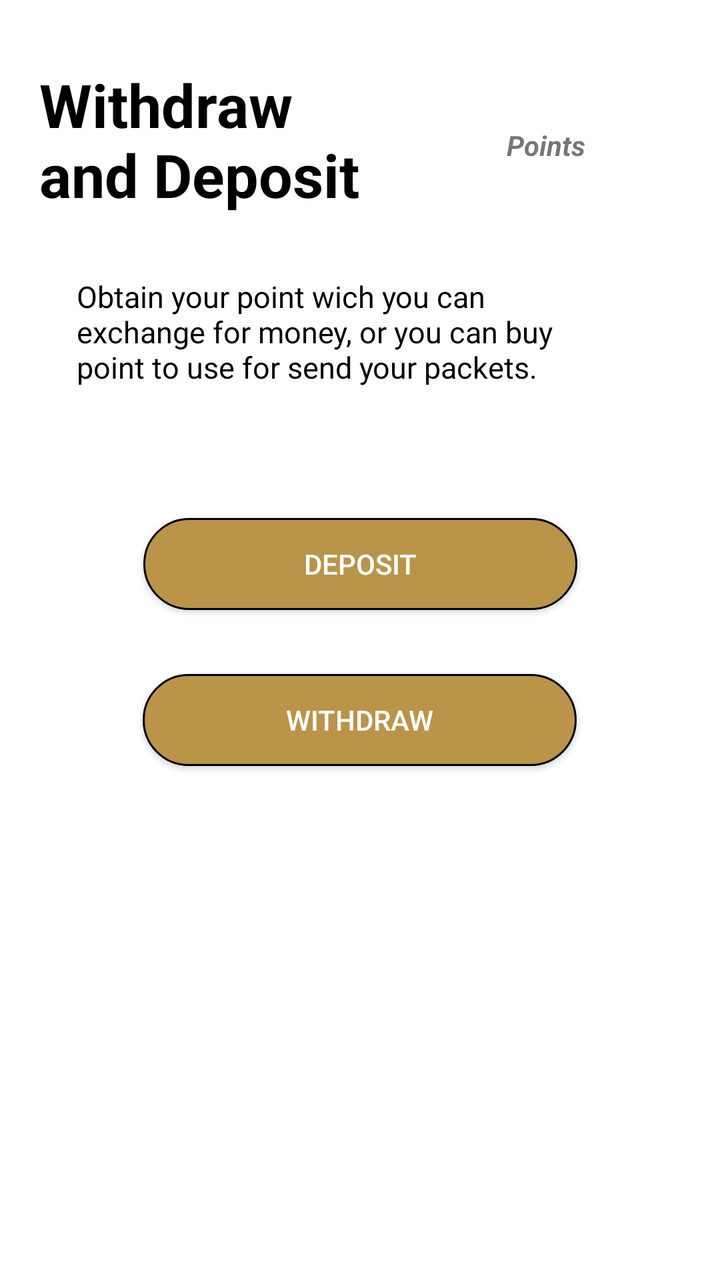
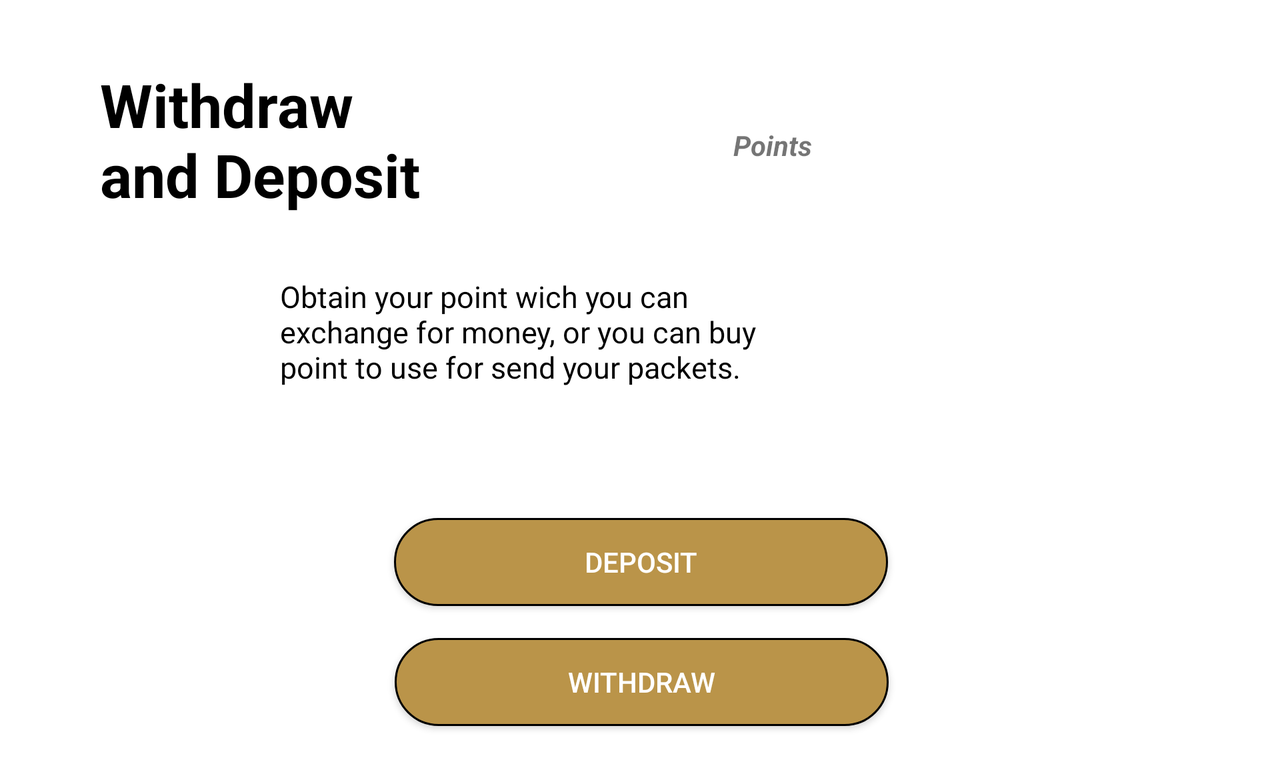

An Android layout and its configuration variant, each rendered on a device that would load it. The default file and the variant file are quoted in full after the pictures.
<!-- AndroidManifest.xml: application theme Theme.Atlas -->
<!-- res/layout/activity_withdrawdeposit.xml -->
<?xml version="1.0" encoding="utf-8"?>
<androidx.constraintlayout.widget.ConstraintLayout xmlns:android="http://schemas.android.com/apk/res/android"
                                                   xmlns:app="http://schemas.android.com/apk/res-auto"
                                                   xmlns:tools="http://schemas.android.com/tools"
                                                   android:layout_height="match_parent"
                                                   android:layout_width="match_parent"
                                                   >

    <android.widget.Button
            android:text="DEPOSIT"
            android:background="@drawable/buttonblue"
            android:textColor="@color/white"
            android:layout_width="217dp"
            android:layout_height="46dp"
            android:id="@+id/Depositbutton"
            app:layout_constraintEnd_toEndOf="parent"
            app:layout_constraintStart_toStartOf="parent"
            app:layout_constraintHorizontal_bias="0.501"
            app:layout_constraintTop_toBottomOf="@+id/WDTitletextView"
            android:layout_marginTop="64dp"/>
    <android.widget.Button
            android:background="@drawable/buttonblue"
            android:text="WITHDRAW"
            android:textColor="@color/white"
            android:layout_width="217dp"
            android:layout_height="46dp"
            android:id="@+id/Withdrawbutton"
            app:layout_constraintTop_toBottomOf="@+id/Depositbutton"
            android:layout_marginTop="32dp"
            app:layout_constraintEnd_toEndOf="parent"
            app:layout_constraintStart_toStartOf="parent"
            app:layout_constraintHorizontal_bias="0.498"/>
    <TextView
            android:text="Obtain your point wich you can exchange for money, or you can buy point to use for send your packets. "
            android:layout_width="254dp"
            android:layout_height="57dp"
            android:id="@+id/WDTitletextView"
             android:textColor="@color/black"
            app:layout_constraintTop_toBottomOf="@+id/WDtextView"
            android:layout_marginTop="28dp"
            android:textSize="15dp"
            app:layout_constraintStart_toStartOf="parent"
            app:layout_constraintEnd_toEndOf="parent"
            app:layout_constraintHorizontal_bias="0.363"/>
    <TextView
            android:text="Withdraw and Deposit"
             android:textColor="@color/black"
            android:textStyle="bold"
            android:textSize="30dp"
            android:layout_width="180dp"
            android:layout_height="78dp"
            android:id="@+id/WDtextView"
            app:layout_constraintTop_toTopOf="parent"
            android:layout_marginTop="32dp"
            app:layout_constraintStart_toStartOf="parent"
            app:layout_constraintEnd_toEndOf="parent"
            app:layout_constraintHorizontal_bias="0.109"/>
    <TextView
            android:text="Points"
            android:textStyle="bold|italic"
            android:layout_width="wrap_content"
            android:layout_height="wrap_content"
            android:id="@+id/pointsView"
            app:layout_constraintStart_toEndOf="@+id/WDtextView"
            app:layout_constraintBottom_toTopOf="@+id/WDTitletextView"
            android:layout_marginStart="32dp"
            android:layout_marginBottom="56dp"
            app:layout_constraintEnd_toStartOf="@+id/npointsView"
            android:layout_marginEnd="1dp" app:layout_constraintTop_toTopOf="parent"
            app:layout_constraintVertical_bias="1.0"/>
    <TextView
            android:text=" "
            android:textStyle="bold"
            android:layout_width="wrap_content"
            android:layout_height="wrap_content"
            android:id="@+id/npointsView"
            app:layout_constraintStart_toEndOf="@+id/pointsView"
            app:layout_constraintEnd_toEndOf="parent"
            android:layout_marginEnd="20dp"
            app:layout_constraintTop_toTopOf="parent"
            android:layout_marginTop="64dp"/>
</androidx.constraintlayout.widget.ConstraintLayout>
<!-- resources referenced by this layout -->
<resources>
  <color name="black">#FF000000</color>
  <color name="white">#FFFFFFFF</color>
  <!-- drawable buttonblue (drawable) -->
  <?xml version="1.0" encoding="utf-8"?>
  <shape xmlns:android="http://schemas.android.com/apk/res/android">
      <solid android:color="@color/blue"></solid>
      <corners android:radius="100dp"></corners>
      <stroke
          android:color="@color/black"
          android:width="1dp"/>
  </shape>
  <style name="Theme.Atlas" parent="Theme.MaterialComponents.DayNight.DarkActionBar">
          
          <item name="colorPrimary">@color/android_bar</item>
          <item name="colorPrimaryVariant">@color/android_bar</item>
          <item name="colorOnPrimary">@color/android_bar</item>
          
          <item name="colorSecondary">@color/teal_200</item>
          <item name="colorSecondaryVariant">@color/teal_700</item>
          <item name="colorOnSecondary">@color/black</item>
          
          <item name="android:statusBarColor" tools:targetApi="l">?attr/colorPrimaryVariant</item>
          
      </style>
  <color name="blue">#ba9449</color>
  <color name="android_bar">#14233b</color>
  <color name="teal_200">#FF03DAC5</color>
  <color name="teal_700">#FF018786</color>
</resources>
<!-- res/layout-land/activity_withdrawdeposit.xml (the repository's variant of the layout above) -->
<!-- drawn on the phone turned sideways -->
<?xml version="1.0" encoding="utf-8"?>
<ScrollView
        xmlns:android="http://schemas.android.com/apk/res/android"
        xmlns:app="http://schemas.android.com/apk/res-auto" xmlns:tools="http://schemas.android.com/tools" android:id="@+id/scrollView"
        android:layout_width="match_parent"
        android:layout_height="match_parent"
        android:fillViewport="true">
<androidx.constraintlayout.widget.ConstraintLayout
    android:layout_height="match_parent"
                                                   android:layout_width="match_parent"
                                                   >

    <android.widget.Button
            android:text="DEPOSIT"
            android:textColor="@color/white"
            android:layout_width="247dp"
            android:background="@drawable/buttonblue"
            android:layout_height="44dp"
            android:id="@+id/Depositbutton"
            app:layout_constraintEnd_toEndOf="parent"
            app:layout_constraintStart_toStartOf="parent"
            app:layout_constraintHorizontal_bias="0.501"
            app:layout_constraintTop_toBottomOf="@+id/WDTitletextView"
            android:layout_marginTop="64dp"/>

    <android.widget.Button
        android:id="@+id/Withdrawbutton"
        android:layout_width="247dp"
        android:layout_height="44dp"
        android:layout_marginTop="16dp"
        android:layout_marginBottom="20dp"
        android:background="@drawable/buttonblue"
        android:text="WITHDRAW"
        android:textColor="@color/white"
        app:layout_constraintBottom_toBottomOf="parent"
        app:layout_constraintEnd_toEndOf="parent"
        app:layout_constraintHorizontal_bias="0.502"
        app:layout_constraintStart_toStartOf="parent"
        app:layout_constraintTop_toBottomOf="@+id/Depositbutton"
        app:layout_constraintVertical_bias="0.062" />

    <TextView
            android:text="Obtain your point wich you can exchange for money, or you can buy point to use for send your packets. "
            android:layout_width="254dp"
            android:textColor="@color/black"
            android:layout_height="57dp"
            android:id="@+id/WDTitletextView"
            app:layout_constraintTop_toBottomOf="@+id/WDtextView"
            android:layout_marginTop="28dp"
            android:textSize="15dp"
            app:layout_constraintStart_toStartOf="parent"
            app:layout_constraintEnd_toEndOf="parent"
            app:layout_constraintHorizontal_bias="0.363"/>
    <TextView
            android:text="Withdraw and Deposit"
            android:textStyle="bold"
            android:textSize="30dp"
            android:textColor="@color/black"
            android:layout_width="180dp"
            android:layout_height="78dp"
            android:id="@+id/WDtextView"
            app:layout_constraintTop_toTopOf="parent"
            android:layout_marginTop="32dp"
            app:layout_constraintStart_toStartOf="parent"
            app:layout_constraintEnd_toEndOf="parent"
            app:layout_constraintHorizontal_bias="0.109"/>
    <TextView
            android:text="Points"
            android:textStyle="bold|italic"
            android:layout_width="wrap_content"
            android:layout_height="wrap_content"
            android:id="@+id/pointsView"
            app:layout_constraintStart_toEndOf="@+id/WDtextView"
            app:layout_constraintBottom_toTopOf="@+id/WDTitletextView"
            android:layout_marginStart="32dp"
            android:layout_marginBottom="56dp"
            app:layout_constraintEnd_toStartOf="@+id/npointsView"
            android:layout_marginEnd="1dp" app:layout_constraintTop_toTopOf="parent"
            app:layout_constraintVertical_bias="1.0"/>
    <TextView
            android:text=" "
            android:textStyle="bold"
            android:layout_width="wrap_content"
            android:layout_height="wrap_content"
            android:id="@+id/npointsView"
            app:layout_constraintStart_toEndOf="@+id/pointsView"
            app:layout_constraintEnd_toEndOf="parent"
            android:layout_marginEnd="20dp"
            app:layout_constraintTop_toTopOf="parent"
            android:layout_marginTop="64dp"/>
</androidx.constraintlayout.widget.ConstraintLayout>
</ScrollView>
